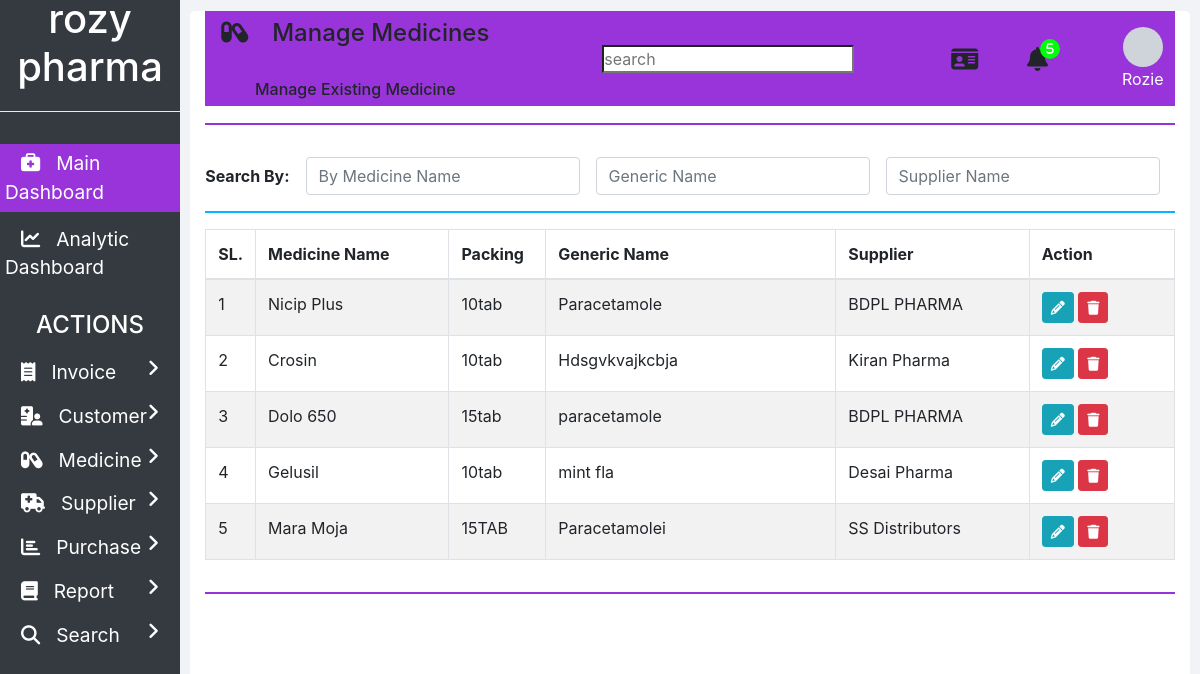
Screenshot of /manage_medicine.php with the database file from the repository.
### tables this page shows
CREATE TABLE `medicines` (
  `ID` int(11) NOT NULL,
  `NAME` varchar(100) NOT NULL,
  `PACKING` varchar(20) NOT NULL,
  `GENERIC_NAME` varchar(100) NOT NULL,
  `SUPPLIER_NAME` varchar(100) NOT NULL
);

### includes/manage_medicine.php (the view, shortened to what this page needs)
<?php
function showMedicines($id)
{
  require "dbConfig.php";
  if ($con) {
    $seq_no = 0;
    $query = "SELECT * FROM medicines";
    $result = mysqli_query($con, $query);
    while ($row = mysqli_fetch_array($result)) {
      $seq_no++;
      if ($row['ID'] == $id)
        showEditOptionsRow($seq_no, $row);
      else
        showMedicineRow($seq_no, $row);
    }
  }
}
function showMedicineRow($seq_no, $row)
{
  ?>
  <tr>
    <td>
      <?php echo $seq_no; ?>
    </td>
    <td>
      <?php echo $row['NAME']; ?>
    </td>
    <td>
      <?php echo $row['PACKING']; ?>
    </td>
    <td>
      <?php echo $row['GENERIC_NAME']; ?>
    </td>
    <td>
      <?php echo $row['SUPPLIER_NAME']; ?>
    </td>
    <td>
      <button href="" class="btn btn-info btn-sm" onclick="editMedicine(<?php echo $row['ID']; ?>);">
        <i class="fa fa-pencil"></i>
      </button>
      <button class="btn btn-danger btn-sm" onclick="deleteMedicine(<?php echo $row['ID']; ?>);">
        <i class="fa fa-trash"></i>
      </button>
    </td>
  </tr>
  <?php
}
  ?>

### style.css (style rules this page uses)
* { padding:0;margin:0;box-sizing:border-box }
aside { width:15%;height:100vh;background-color:#343a40;position:fixed;z-index:1;flex:1 0 auto }
aside .sidebar { width:100%;height:100%;top:0 }
aside .sidebar .card__body .logo { height:7rem;border-bottom:1px solid #e9ecef;display:flex;align-items:center;justify-content:center }
aside .sidebar .card__body .logo h1 { color:#fff;text-align:center;margin-bottom:25px }
aside .sidebar .card__body .main__menu-item { padding:5px 5px;cursor:pointer;position:relative }
aside .sidebar .card__body .main__menu-item.top { margin-top:2rem;background:#9834da }
aside .sidebar .card__body .main__menu-item>a { height:150% !important;color:#fff;text-decoration:none;font-size:1.2rem }
aside .sidebar .card__body .main__menu-item>a i { margin:0 16px }
aside .sidebar .card__body .main__menu-item>a .pull__right { position:absolute;right:5px }
aside #first,aside #second,aside #third,aside #fourth,aside #fifth,aside #sixth,aside #seventh { margin-top:5px }

### rows the page displays
medicines: seq_no "1", NAME "Nicip Plus", PACKING "10tab", GENERIC_NAME "Paracetamole", SUPPLIER_NAME "BDPL PHARMA"
medicines: seq_no "2", NAME "Crosin", PACKING "10tab", GENERIC_NAME "Hdsgvkvajkcbja", SUPPLIER_NAME "Kiran Pharma"
medicines: seq_no "3", NAME "Dolo 650", PACKING "15tab", GENERIC_NAME "paracetamole", SUPPLIER_NAME "BDPL PHARMA"
medicines: seq_no "4", NAME "Gelusil", PACKING "10tab", GENERIC_NAME "mint fla", SUPPLIER_NAME "Desai Pharma"
medicines: seq_no "5", NAME "Mara Moja", PACKING "15TAB", GENERIC_NAME "Paracetamolei", SUPPLIER_NAME "SS Distributors"

### other values shown
$heading "Manage Medicines"
$sub_heading "Manage Existing Medicine"
